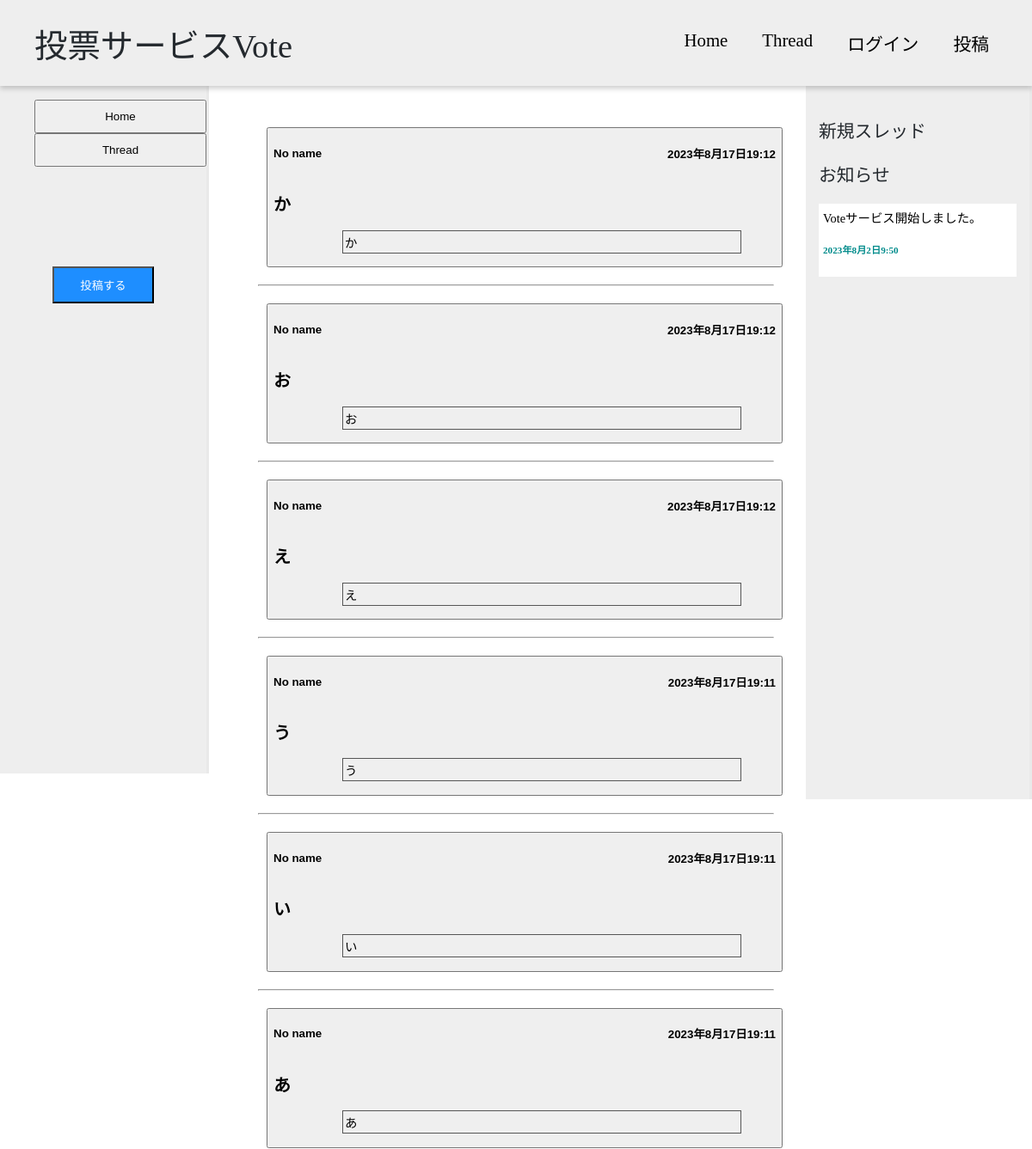
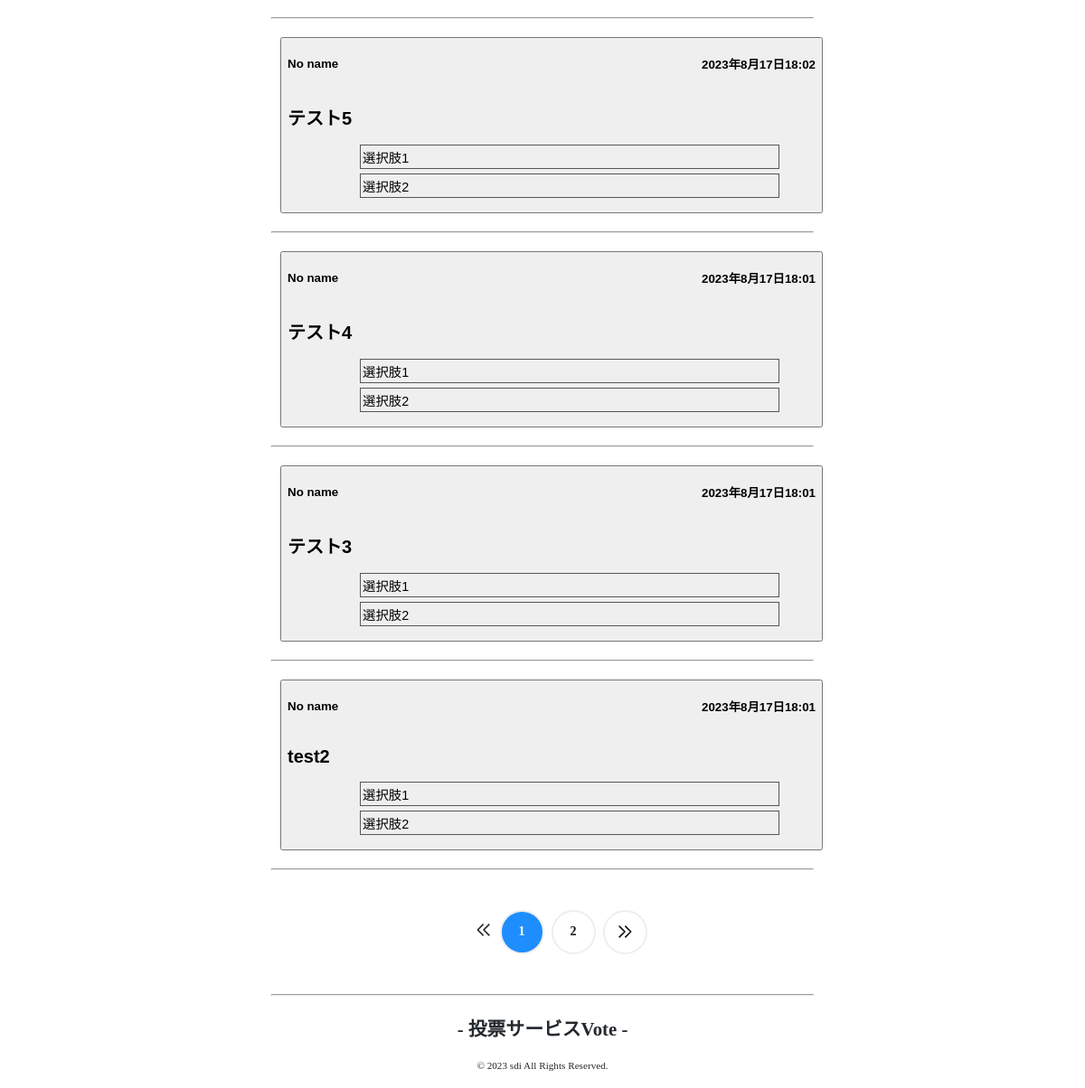
Before: /vote/ with the older database file (2 pictures, top to bottom).
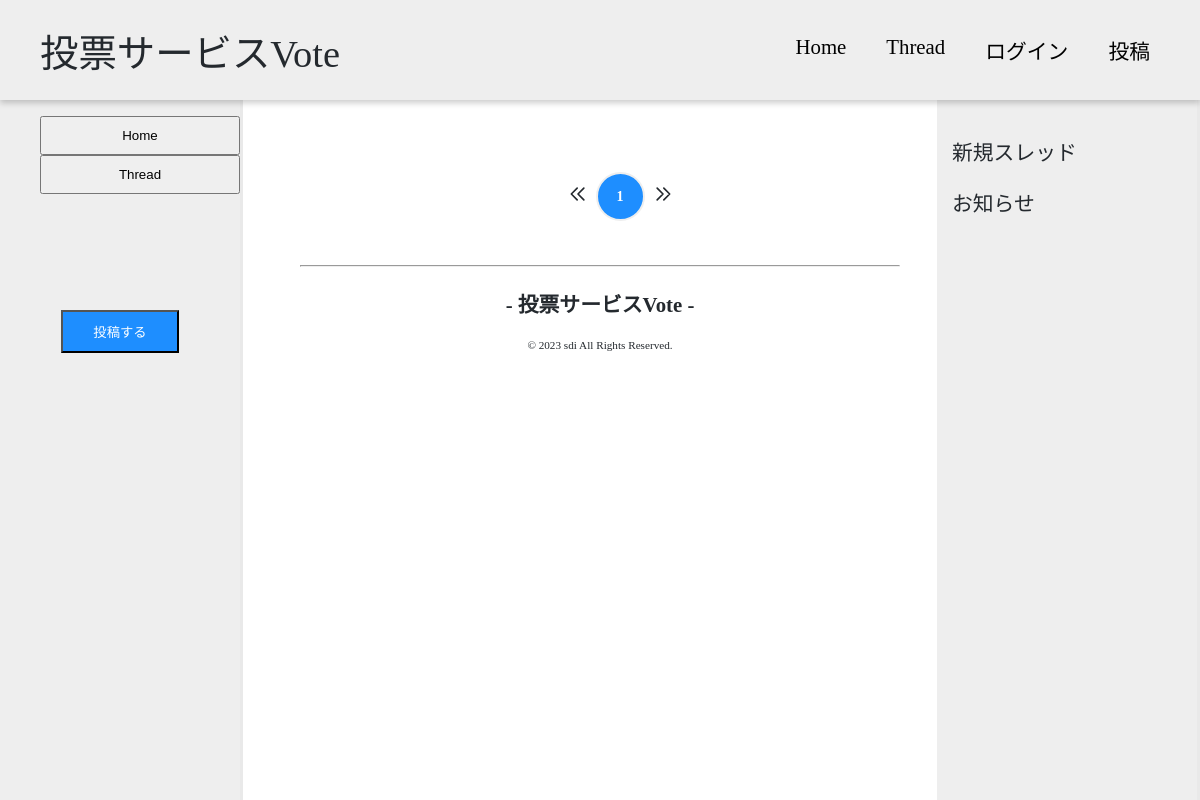
After: the same page with the newer database file.
### vote/models.py (models this page shows, shortened)
class Vote(models.Model):
    id = models.UUIDField(primary_key=True,default=uuid.uuid4, editable=False)
    user = models.ForeignKey(User, on_delete=models.CASCADE)
    questionText = models.CharField(max_length=200)
    createdAt = models.DateTimeField(auto_now_add=True)
    image = models.ImageField(blank=True, null=True, upload_to=upload_profile_image_path)
    isLimitedRelease = models.BooleanField(default=False)
    numberOfVotes = models.ManyToManyField(User, blank=True,related_name="numberOfVotes")
    pv = models.IntegerField(default=0)

class User(AbstractBaseUser):
    id = models.UUIDField(primary_key=True, default=uuid.uuid4, editable=True)
    ip = models.GenericIPAddressField(null=True)
    active = models.BooleanField(default=True)
    staff = models.BooleanField(default=False)
    admin = models.BooleanField(default=False)
    user_id = models.CharField(default=random.create_string(10), unique=True,max_length=20)
    username = models.CharField(max_length=30, default="No name")
    USERNAME_FIELD = 'user_id'
    objects = UserManager()

class Choice(models.Model):
    id = models.UUIDField(primary_key=True,default=uuid.uuid4, editable=False)
    text = models.CharField(max_length=200)
    votedUserCount = models.ManyToManyField(User, blank=True)
    vote = models.ForeignKey(Vote,  on_delete=models.CASCADE,related_name="choices")
    def __str__(self) -> str:
       return self.text

class Blog(models.Model):
    id = models.UUIDField(primary_key=True, default=uuid.uuid4, editable=True)
    title = models.CharField(max_length=100)
    content = models.TextField(max_length=255)
    createdAt = models.DateTimeField(auto_now_add=True)

### vote/views/main.py (the view)
# urls.py: path("vote/", main.VoteListView.as_view(), name="home"),
class VoteListView(View):
  def get(self,request):
    page = request.GET.get('page') # 表示したいページ
    if page == None :
      page = 1
    page_cnt = 10 #一画面あたり10コ表示する
    onEachSide = 3 #選択ページの両側には3コ表示する
    onEnds = 2 #左右両端には2コ表示する
    data = Vote.objects.filter(isLimitedRelease=False).prefetch_related('choices').order_by('-createdAt')
    data_page = Paginator(data,page_cnt)
    data_p = data_page.get_page(page)
    data_p = data_page.get_page(page)
    data_list = list(data_p.paginator.get_elided_page_range(page, on_each_side=onEachSide, on_ends=onEnds))
    data = {'data_p':data_p,'data_list':data_list}
    return render(request,"voteList.html",data)

### vote/templatetags/custom_filters.py (called while the page is built)
@register.filter
def get_news(value):
    blogs = Blog.objects.all().order_by('-createdAt')[:3]
    return blogs

### vote/templates/voteList.html
{% extends 'base.html' %}
{% load static %}
{% block css %}
  <link rel="stylesheet"  type="text/css" href="{% static 'css/vote.list.css' %}">
  <link rel="stylesheet"  type="text/css" href="{% static 'css/pagenation.css' %}">
{% endblock %}
{% block content %}
  {% for vote in data_p %}
    <button id="card" onclick="window.location.href='{% url 'details' vote.pk %}'">
      <div id="card-header">
        <div id="card-user">
          <h4>{{vote.user.username}}</h4>
        </div>
        <h4 class="card-createdAt">{{vote.createdAt}}</h4>
      </div>
      <h2>{{vote.questionText}}</h2>
      <form action="">
        <ul>
          {% for choice in vote.choices.all %}
            <li class="choice">{{choice}}</li>
          {% endfor %}
        </ul>
      </form>
    </button>
    <hr>
  {% endfor %}
  <br>
  <ul class="Pagination">
    {% if  data_p.has_previous %}
      <li class="Pagination-Item">
        <a class="Pagination-Item-Link" href="?page={{data_p.previous_page_number}}">
            <svg xmlns="http://www.w3.org/2000/svg" class="Pagination-Item-Link-Icon" fill="none" viewBox="0 0 24 24" stroke="currentColor" stroke-width="2">
                <path stroke-linecap="round" stroke-linejoin="round" d="M11 19l-7-7 7-7m8 14l-7-7 7-7" />
            </svg>
        </a>
    </li>
    {% else %}
    <li class="Pagination-Item">
      <svg xmlns="http://www.w3.org/2000/svg" class="Pagination-Item-Link-Icon" fill="none" viewBox="0 0 24 24" stroke="currentColor" stroke-width="2">
      <path stroke-linecap="round" stroke-linejoin="round" d="M11 19l-7-7 7-7m8 14l-7-7 7-7" />
      </svg>
    </li>
    {% endif %}
    {% for i in data_list %}
    <li class="Pagination-Item">
      {% if  data_p.number == i %}
      <a class="Pagination-Item-Link isActive"  href="?page={{i}}"><span>{{i}}</span></a>
      {% elif i == data_p.paginator.ELLIPSIS %}
      <a class="Pagination-Item-Link" href="#"><span>{{i}}</span></a>
      {% else %}
       <a class="Pagination-Item-Link" href="?page={{i}}"><span>{{i}}</span></a>
      {% endif %}
    </li>
    {% endfor %}
    {% if data_p.has_next %}
        <li class="Pagination-Item">
          <a class="Pagination-Item-Link" href="?page={{data_p.next_page_number}}">
              <svg xmlns="http://www.w3.org/2000/svg" class="Pagination-Item-Link-Icon" fill="none" viewBox="0 0 24 24" stroke="currentColor" stroke-width="2">
                  <path stroke-linecap="round" stroke-linejoin="round" d="M13 5l7 7-7 7M5 5l7 7-7 7" />
              </svg>
          </a>
      </li>
    {% else %}
    <li class="Pagination-Item">
          <svg xmlns="http://www.w3.org/2000/svg" class="Pagination-Item-Link-Icon" fill="none" viewBox="0 0 24 24" stroke="currentColor" stroke-width="2">
              <path stroke-linecap="round" stroke-linejoin="round" d="M13 5l7 7-7 7M5 5l7 7-7 7" />
          </svg>
  </li>
    {% endif %}
</ul>
{% endblock %}

### vote/templates/base.html (shortened to what this page needs)
{% load static %}
{% load custom_filters %}
<!DOCTYPE html>
<html lang="ja">
<head>
  <link rel="stylesheet" href="https://unpkg.com/ress/dist/ress.min.css" />
  <link rel="stylesheet"  href="{% static 'css/footer.css' %}">
  {% block css %} {% endblock %}
  <link rel="stylesheet"  type="text/css" href="{% static 'css/vote.base.css' %}">
</head>
<header id="header">
  <a class="site-title" href="{% url 'home' %}">投票サービスVote</a>
  <nav>
    <div class="nav-links">
       <a href="{% url 'home' %}">
        <p>Home</p>
      </a>
      <a href="{% url 'thread' %}">
        <p>Thread</p>
      </a>
      {% if  request.user.is_authenticated  %}
      <a  href="{% url 'accounts' %}">
        <img class="icon" src="{% static 'images/person.png' %}" alt="">
        <p>アカウント</p>
      </a>
      {% else %}
      <a  href="{% url 'login' %}">
        <p>ログイン</p>
      </a>
      {% endif %}
      <a href="{% url 'post' %}">
        <p>投稿</p>
      </a>
    </div>
  </nav>
</header>
<body>
  <div class="sidebar">
    <ul>
      <li><button onclick="window.location.href='{% url 'home' %}'">Home</button></li>
      <li><button onclick="window.location.href='{% url 'thread' %}'">Thread</button></li>
    </ul>
    <button  class="sidebar-footer" onclick=" window.location.href='{% url  'post' %}' " >投稿する</button>
  </div>
  <div class="main">
    {% block content %}
    {% endblock %}
  <div>
  <br>
  <hr>
  <div class="footer">
    <p class="footer-title">- 投票サービスVote -</p>
    <p class="copyright">© 2023 sdi All Rights Reserved.</p>
  </div>
  <div class="right-sidebar">
    <p>新規スレッド</p>
    <p>お知らせ</p>
    {% with  "news"|get_news   as blogs %}
    {% for blog in blogs %}
      <div class="blog">
        <a class="blog-title" href="">{{blog.title}}</a>
        <h5 class="blog-createdAt">{{blog.createdAt}}</h5>
      </div>
    {% endfor %}
    {% endwith %}
</div>
</body>
</html>

### static/css/footer.css (style rules this page uses)
.footer { width: 100%; text-align: center; }
.footer-title { font-weight: bold; }
.copyright { font-size: 0.7rem; }

### static/css/vote.list.css (style rules this page uses)
.main { background-color: white; height: 100%; margin: 0 auto; width: 600px; padding-top: 0px; }
button { text-align: left; }

### static/css/pagenation.css (style rules this page uses)
.Pagination { display: flex; align-items: center; justify-content: center; }
.Pagination-Item-Link { width: 45px; height: 45px; border-radius: 50%; display: flex; justify-content: center; align-items: center; flex-wrap: wrap; overflow: hidden; background: #fff; border: solid 2px #eee; font-size: 14px; color: #111; font-weight: bold; transition: all 0.15s linear; }
.Pagination-Item-Link-Icon { width: 20px; }
.Pagination-Item-Link.isActive { background: #1e8eff; color: #fff; pointer-events: none; }
.Pagination > * + * { margin-left: 8px; }

### static/css/vote.base.css (style rules this page uses)
html { font-size: 100%; }
body { color: #24292e; font-family: "Sawarabi Gothic"; padding-top: 130px; background-color: #FFF0F5; background-color: white; display: flex; }
hr { margin-top: 10px; margin-bottom: 10px; }
a { text-decoration: none; }
p { font-size: 1.3rem; }
li { list-style: none; font-size: 1.2rem; }
.sidebar { position: fixed; top: 100px; left: 0px; text-align: center; border-right: solid #e9e9e9; min-height: 100vh; background: #eee; }
.sidebar .sidebar-footer { padding-left: 30px; padding-right: 30px; padding-top: 10px; padding-bottom: 10px; background-color: #1e8eff; color: white; margin-top: 100px; }
.sidebar ul li button { width: 200px; padding-left: 10px; padding: 10px; text-align: center; }
.right-sidebar { position: fixed; top: 100px; right: 0px; text-align: left; border-right: solid #e9e9e9; min-height: 100vh; background: #eee; width: 230px; padding: 15px; }
#header { display: flex; align-items: center; justify-content: space-between; height: 100px; padding: 0 4%; box-shadow: 0 3px 6px rgba(0, 0, 0,0.2); position: fixed; z-index: 999; top: 0; left: 0; width: 100%; padding: 20px 40px; background: #eee; box-sizing: border-box; }
.site-title { font-weight: 60px; font-size: 2.4rem; color: #24292e; display: block; text-align: center; }
.nav-links { display: flex; }
.nav-links a { padding-left: 10px; padding-right: 10px; margin-left: 20px; text-align: center; color: black; justify-content: center; }

Changed rows visible on the page:
removed Vote: user.username "No name", createdAt "2023年8月17日19:12", questionText "か"
removed Choice: text "か", shown under "No name"
removed Vote: user.username "No name", createdAt "2023年8月17日19:12", questionText "お"
removed Choice: text "お", shown under "No name"
removed Vote: user.username "No name", createdAt "2023年8月17日19:12", questionText "え"
removed Choice: text "え", shown under "No name"
removed Vote: user.username "No name", createdAt "2023年8月17日19:11", questionText "う"
removed Choice: text "う", shown under "No name"
removed Vote: user.username "No name", createdAt "2023年8月17日19:11", questionText "い"
removed Choice: text "い", shown under "No name"
removed Vote: user.username "No name", createdAt "2023年8月17日19:11", questionText "あ"
removed Choice: text "あ", shown under "No name"
removed Vote: user.username "No name", createdAt "2023年8月17日18:02", questionText "テスト5"
removed Choice: text "選択肢1", shown under "No name"
removed Choice: text "選択肢2", shown under "No name"
removed Vote: user.username "No name", createdAt "2023年8月17日18:01", questionText "テスト4"
removed Choice: text "選択肢1", shown under "No name"
removed Choice: text "選択肢2", shown under "No name"
removed Vote: user.username "No name", createdAt "2023年8月17日18:01", questionText "テスト3"
removed Choice: text "選択肢1", shown under "No name"
removed Choice: text "選択肢2", shown under "No name"
removed Vote: user.username "No name", createdAt "2023年8月17日18:01", questionText "test2"
removed Choice: text "選択肢1", shown under "No name"
removed Choice: text "選択肢2", shown under "No name"
removed Blog: title "Voteサービス開始しました。", createdAt "2023年8月2日9:50"
Other visible differences:
list line gone: "2"
